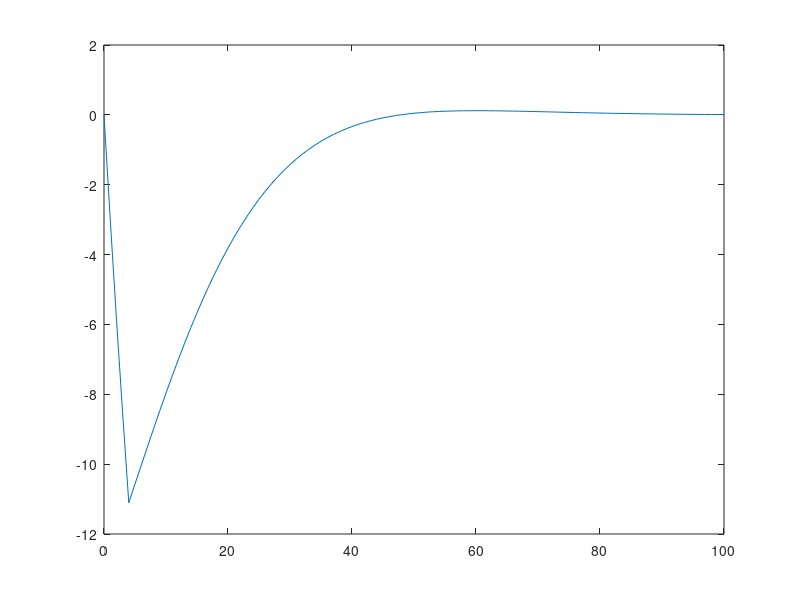

Write MATLAB code to recreate this figure.
% 
% delta_engine_model.m
%
% Linear engine model with delta inputs/outputs.
%

T = 1;  % time step

D1 = tf([1.699], [1], T, 'inname', 'delta_control', 'outname', 'y1');
S1 = sumblk('e1 = y1 - y3');
D2 = tf([8.5683], [1 -0.9025 0], T, 'inname', 'e1', 'outname', 'y2');
S2 = sumblk('e2 = y2 - delta_torque');
D3 = tf([2.98], [1 -0.9534], T, 'inname', 'e2', 'outname', 'delta_rpm');
D4 = tf([0.000093], [1], T, 'inname', 'delta_rpm', 'outname', 'y3');

delta_engine_model_sys = connect(D1, D2, D3, D4, S1, S2, {'delta_control', 'delta_torque'}, 'delta_rpm');

t_end = 100;
Nt = t_end + 1 ;
t = linspace(0, t_end, Nt);
m = 2;
%u = ones(Nt, m);  % step on all inputs
u = [0*ones(Nt,1) 0*ones(Nt,1)];
u(1,2) = 1;
u(2,2) = 1;
u(3,2) = 1;
u(4,2) = 1;

[y,t,x] = lsim(delta_engine_model_sys, u, t);

plot(t,y);
